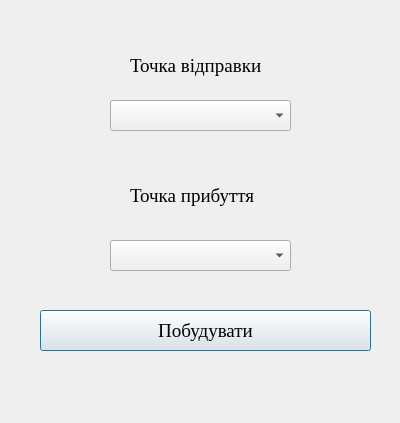
<?xml version="1.0" encoding="UTF-8"?>
<ui version="4.0">
 <class>RouteConstruction</class>
 <widget class="QDialog" name="RouteConstruction">
  <property name="geometry">
   <rect>
    <x>0</x>
    <y>0</y>
    <width>400</width>
    <height>423</height>
   </rect>
  </property>
  <property name="minimumSize">
   <size>
    <width>400</width>
    <height>423</height>
   </size>
  </property>
  <property name="maximumSize">
   <size>
    <width>400</width>
    <height>423</height>
   </size>
  </property>
  <property name="windowTitle">
   <string>Будування маршруту </string>
  </property>
  <widget class="QLabel" name="label">
   <property name="geometry">
    <rect>
     <x>130</x>
     <y>50</y>
     <width>151</width>
     <height>31</height>
    </rect>
   </property>
   <property name="font">
    <font>
     <family>Times New Roman</family>
     <pointsize>14</pointsize>
    </font>
   </property>
   <property name="text">
    <string>Точка відправки</string>
   </property>
  </widget>
  <widget class="QLabel" name="label_2">
   <property name="geometry">
    <rect>
     <x>130</x>
     <y>180</y>
     <width>141</width>
     <height>31</height>
    </rect>
   </property>
   <property name="font">
    <font>
     <family>Times New Roman</family>
     <pointsize>14</pointsize>
    </font>
   </property>
   <property name="text">
    <string>Точка прибуття</string>
   </property>
  </widget>
  <widget class="QComboBox" name="comboBox">
   <property name="geometry">
    <rect>
     <x>110</x>
     <y>100</y>
     <width>181</width>
     <height>31</height>
    </rect>
   </property>
   <property name="maxVisibleItems">
    <number>5</number>
   </property>
  </widget>
  <widget class="QComboBox" name="comboBox_2">
   <property name="geometry">
    <rect>
     <x>110</x>
     <y>240</y>
     <width>181</width>
     <height>31</height>
    </rect>
   </property>
   <property name="maxVisibleItems">
    <number>5</number>
   </property>
  </widget>
  <widget class="QPushButton" name="pushButton">
   <property name="geometry">
    <rect>
     <x>40</x>
     <y>310</y>
     <width>331</width>
     <height>41</height>
    </rect>
   </property>
   <property name="font">
    <font>
     <family>Times New Roman</family>
     <pointsize>14</pointsize>
    </font>
   </property>
   <property name="text">
    <string>Побудувати</string>
   </property>
  </widget>
 </widget>
 <resources/>
 <connections/>
</ui>
